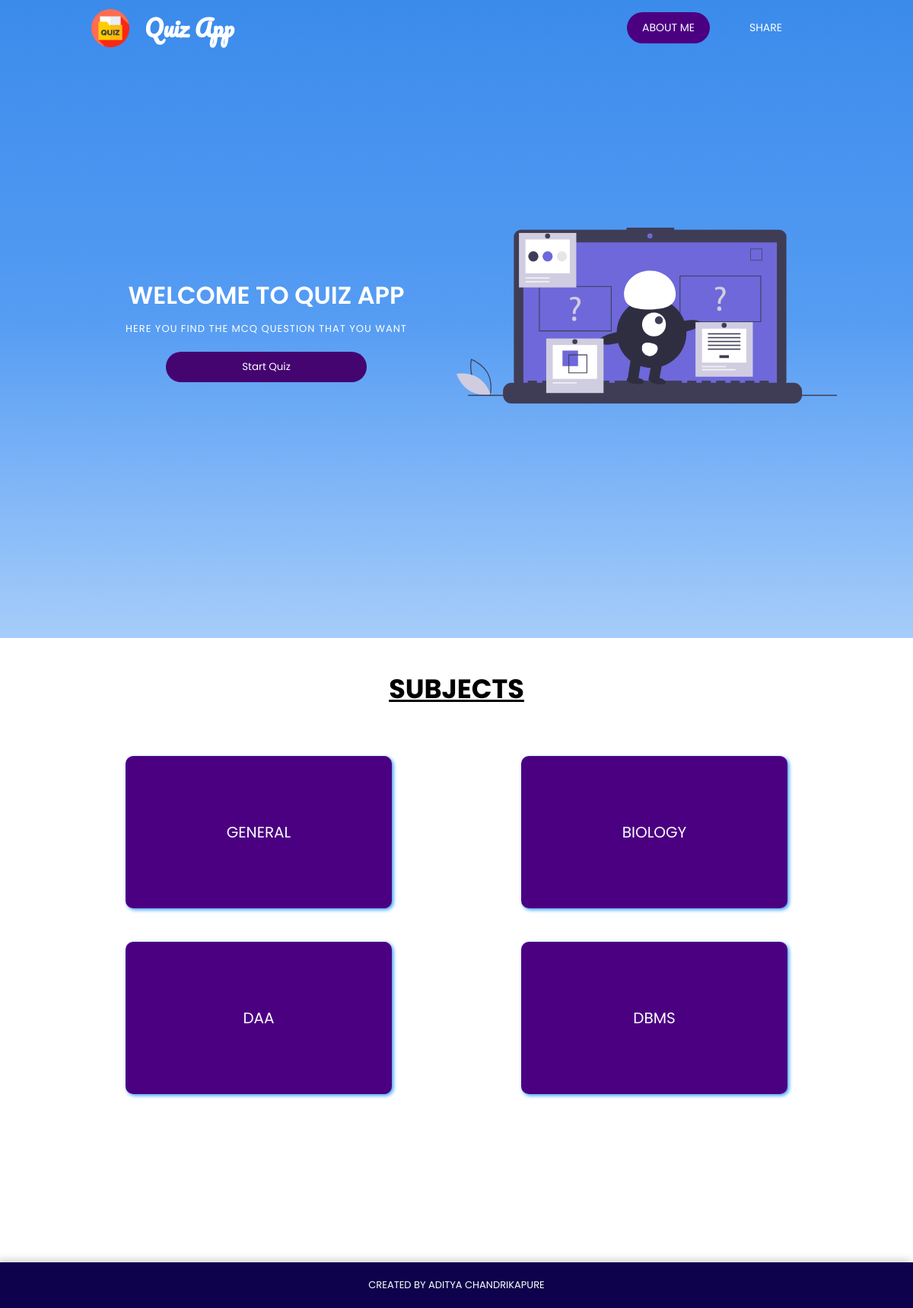
The page / on the database its author committed.
### quiz/models.py (models this page shows, shortened)
class Subject(models.Model):
    name = models.CharField( max_length=50)

### quiz/views.py (the view)
# urls.py: path('',views.subject,name="home"),
def subject(request):
    subject = Subject.objects.all()
    return render(request,'main.html',{'subjects':subject})

### templates/main.html (shortened to what this page needs)
{% load static %}
<!DOCTYPE html>
<html lang="en">
<head>
    <link rel="stylesheet" href="{% static 'css/responsive.css' %}">
    {% block css_link %}
    <link rel="stylesheet" href="{% static 'css/navbar.css' %}">
    {% endblock css_link %}
    <link rel="stylesheet" href="{% static 'css/main.css' %}">
</head>
<body>
    <nav class="navbar">
        <div class="logo_block">
            <div class="logo_img">
                <img src="{% static 'images/quiz.png' %}" alt="logo">
            </div>
            <div class="logo_name">
                <h2><a href="#">Quiz App</a></h2>
            </div>
        </div>
    {% block menu %}
        <div class="menu_block">
            <ul>
                <li class="active"><a href="{% url 'about' %}">About Me</a></li>
                <li><a href="#">Share</a></li>
            </ul>
        </div>
    {% endblock menu %}
</nav>
{% block body %}
<div class="main__block">
    <div class="header_block">
        <div class="left_header_block">
            <h2>Welcome to Quiz App</h2>
            <p>Here you find the mcq question that you want</p>
            <button class="start_btn">Start Quiz</button>
        </div>
        <div class="right_header_block">
            <img src="{% static 'images/img1.svg' %}" alt="">
        </div>
    </div>
    <div class="subject_container">
        <div class="heading">
            <h3>Subjects</h3>
        </div>
        <div class="all_sub_items">
            {% if subjects %}
                {% for subject in subjects %}
                <div class="subject_block">
                    <a href="/questions/{{subject.id }}"> {{subject.name}} </a>
                </div>
                {% endfor %}
            {% endif %}
        </div>
    </div>
</div>
{% endblock body %}
<div class="footer">
    <p>Created by Aditya Chandrikapure</p>
</div>
</body>
</html>

### static/css/navbar.css (style rules this page uses)
.navbar .logo_block .logo_name h2 a { color: white; }
.navbar .menu_block ul li a { color: white; }

### static/css/main.css (style rules this page uses)
* { padding: 0; margin: 0; box-sizing: border-box; }
body { min-height: 100vh; width: 100%; font-family: 'Poppins', sans-serif; }
a { text-decoration: none; color: black; }
.navbar { width: 100%; padding: 10px 100px; display: flex; justify-content: space-between; }
.navbar .logo_block { flex: 0.3; display: flex; align-items: center; }
.navbar .logo_block .logo_img { width: 50px; height: 50px; margin: 0px 20px; }
.navbar .logo_block .logo_img img { width: 100%; height: 100%; }
.navbar .logo_block .logo_name h2 { font-family: 'Pacifico', cursive; font-size: 30px; }
.navbar .menu_block { flex: 0.3; margin: auto 20px; }
.navbar .menu_block ul { display: flex; justify-content: space-evenly; }
.navbar .menu_block ul li { text-transform: uppercase; list-style: none; font-size: 14px; padding: 10px 20px; transition: all 0.5s ease; }
.navbar .menu_block ul li a { color: white; }
.navbar .menu_block ul li.active { background-color: indigo; border-radius: 30px; }
.navbar .menu_block ul li.active a { color: white; }
.main__block { min-height: 80vh; width: 100%; }
.main__block .header_block { height: 105vh; padding: 10px 100px; margin-top: -75px; display: flex; align-items: center; margin-bottom: 20px; background:linear-gradient(to bottom,#3b8beb,#559cf3,#a6cdfa); text-align: center; }
.header_block .left_header_block { flex: 0.6; }
.header_block .left_header_block h2 { font-weight: 600; font-size: 3rem; text-transform: uppercase; margin-top: 30px; color: white; }
.header_block .left_header_block p { text-transform: uppercase; margin-bottom: 20px; margin-top: 10px; letter-spacing: 1px; color: white; font-size: 13px; }
.header_block .left_header_block button { padding: 10px 100px; border-radius: 30px; border: none; background-color: rgb(68, 5, 112); color: white; cursor: pointer; font-family: 'Poppins', sans-serif; transition: all 0.5s ease; }
.header_block .right_header_block { flex: 0.4; }
.header_block .right_header_block img { width: 750px; }
.main__block .subject_container { width: 100%; min-height: 100vh; display: flex; flex-direction: column; align-items: center; text-transform: uppercase; }
.main__block .subject_container .heading { margin: 20px; text-decoration: underline; font-weight: 500; font-size: 30px; }
.main__block .subject_container .all_sub_items { width: 90%; display: flex; flex-wrap: wrap; justify-content: space-between; margin: 20px auto; padding: 0px 20px; }
.main__block .subject_container .all_sub_items .subject_block { width: 350px; height: 200px; border-radius: 10px; background-color: indigo; color: white; margin: 22px auto; display: flex; justify-content: center; align-items: center; position: relative; overflow: hidden; cursor: pointer; box-shadow: 2px 2px 5px #319cf3; }
.main__block .subject_container .all_sub_items .subject_block a { display: block; width: 100%; height: 100%; color: white; z-index: 1; font-size: 20px; text-align: center; line-height: 200px; }
.main__block .subject_container .all_sub_items .subject_block::before { content: ""; position: absolute; top: 50%; left: 50%; width: 0%; height: 0%; background-color: #233e8b; transform: translate(-50%,-50%); transition: all 1s ease; }
.footer { width: 100%; padding: 20px; display: flex; justify-content: center; align-items: center; background-color: #0d024b; color: white; text-transform:uppercase; font-size: 13px; box-shadow: -3px -3px 10px rgba(0,0,0,0.2); }
@media (max-width:1275px) { .header_block .left_header_block h2 { font-size: 2rem; } }
@media (max-width:1275px) { .header_block .right_header_block img { width: 500px; } }

### rows shown on the page
Subject: name "GENERAL"
Subject: name "BIOLOGY"
Subject: name "DAA"
Subject: name "DBMS"
